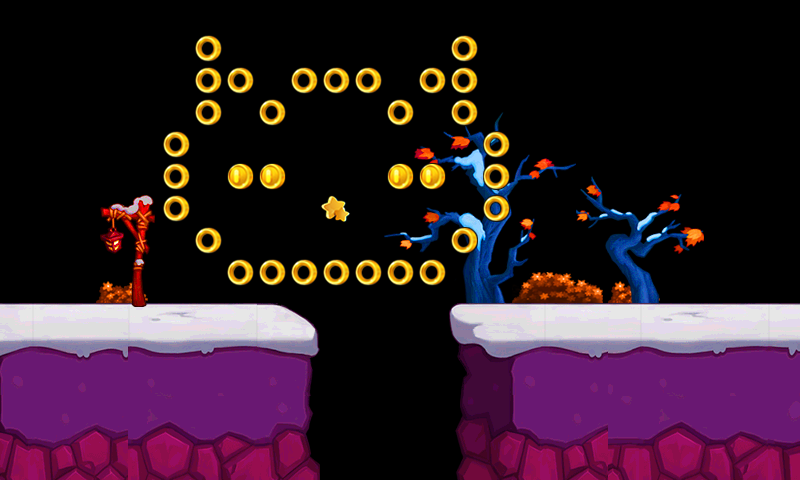

The image is a tile-based game level rendered from a .tmx file. Its description and source (layers, tilesets, objects; grid data summarised) follow:
An orthogonal 25x15 tile map with 32x32 px tiles, 5 tile layers (grass, tree, root, light, ...), 5 tilesets and 6 objects.

<map version="1.0" orientation="orthogonal" width="25" height="15" tilewidth="32" tileheight="32">
 <tileset firstgid="1" name="grass3" tilewidth="32" tileheight="32">
  <image source="grass3.png" width="160" height="64" />
 </tileset>
 <tileset firstgid="11" name="light" tilewidth="32" tileheight="32">
  <image source="light.png" width="64" height="128" />
 </tileset>
 <tileset firstgid="19" name="tree3" tilewidth="32" tileheight="32">
  <image source="tree3.png" width="448" height="224" />
 </tileset>
 <tileset firstgid="117" name="ground3" tilewidth="32" tileheight="32">
  <image source="ground3.png" width="544" height="192" />
  <tile id="1">
   <properties>
    <property name="rootX" value="-1" />
    <property name="rootY" value="0" />
   </properties>
  </tile>
  <tile id="2">
   <properties>
    <property name="rootX" value="-1" />
    <property name="rootY" value="0" />
   </properties>
  </tile>
  <tile id="3">
   <properties>
    <property name="rootX" value="-1" />
    <property name="rootY" value="0" />
   </properties>
  </tile>
  <tile id="4">
   <properties>
    <property name="rootX" value="-1" />
    <property name="rootY" value="0" />
   </properties>
  </tile>
  <tile id="5">
   <properties>
    <property name="rootX" value="-1" />
    <property name="rootY" value="0" />
   </properties>
  </tile>
  <tile id="6">
   <properties>
    <property name="rootX" value="-1" />
    <property name="rootY" value="0" />
   </properties>
  </tile>
  <tile id="7">
   <properties>
    <property name="rootX" value="-1" />
    <property name="rootY" value="0" />
   </properties>
  </tile>
  <tile id="8">
   <properties>
    <property name="rootX" value="-1" />
    <property name="rootY" value="0" />
   </properties>
  </tile>
  <tile id="9">
   <properties>
    <property name="rootX" value="-1" />
    <property name="rootY" value="0" />
   </properties>
  </tile>
  <tile id="10">
   <properties>
    <property name="rootX" value="-1" />
    <property name="rootY" value="0" />
   </properties>
  </tile>
  <tile id="11">
   <properties>
    <property name="rootX" value="-1" />
    <property name="rootY" value="0" />
   </properties>
  </tile>
  <tile id="12">
   <properties>
    <property name="rootX" value="-1" />
    <property name="rootY" value="0" />
   </properties>
  </tile>
  <tile id="13">
   <properties>
    <property name="rootX" value="-1" />
    <property name="rootY" value="0" />
   </properties>
  </tile>
  <tile id="14">
   <properties>
    <property name="rootX" value="-1" />
    <property name="rootY" value="0" />
   </properties>
  </tile>
  <tile id="15">
   <properties>
    <property name="rootX" value="-1" />
    <property name="rootY" value="0" />
   </properties>
  </tile>
  <tile id="16">
   <properties>
    <property name="rootX" value="-1" />
    <property name="rootY" value="0" />
   </properties>
  </tile>
  <tile id="18">
   <properties>
    <property name="rootX" value="0" />
    <property name="rootY" value="-1" />
   </properties>
  </tile>
  <tile id="35">
   <properties>
    <property name="rootX" value="0" />
    <property name="rootY" value="-1" />
   </properties>
  </tile>
  <tile id="52">
   <properties>
    <property name="rootX" value="0" />
    <property name="rootY" value="-1" />
   </properties>
  </tile>
  <tile id="69">
   <properties>
    <property name="rootX" value="0" />
    <property name="rootY" value="-1" />
   </properties>
  </tile>
  <tile id="86">
   <properties>
    <property name="rootX" value="0" />
    <property name="rootY" value="-1" />
   </properties>
  </tile>
 </tileset>
 <tileset firstgid="219" name="coin" tilewidth="32" tileheight="32">
  <image source="coin.png" width="96" height="32" />
  <tile id="0">
   <properties>
    <property name="jewelType" value="1" />
   </properties>
  </tile>
  <tile id="1">
   <properties>
    <property name="jewelType" value="2" />
   </properties>
  </tile>
  <tile id="2">
   <properties>
    <property name="jewelType" value="3" />
   </properties>
  </tile>
 </tileset>
 <layer name="grass" width="25" height="15">
  <data>[375 cells, 14 non-empty, 10 distinct tile ids]</data>
 </layer>
 <layer name="tree" width="25" height="15">
  <data>[375 cells, 62 non-empty, 62 distinct tile ids]</data>
 </layer>
 <layer name="root" width="25" height="15">
  <data>[375 cells, 126 non-empty, 84 distinct tile ids]</data>
 </layer>
 <layer name="light" width="25" height="15">
  <data>[375 cells, 8 non-empty, 8 distinct tile ids]</data>
 </layer>
 <layer name="jewel" width="25" height="15">
  <data>[375 cells, 33 non-empty, 3 distinct tile ids]</data>
 </layer>
 <objectgroup name="enemy" width="25" height="15">
  <object x="243" y="320">
   <properties>
    <property name="enemytype" value="1" />
   </properties>
  </object>
  <object x="600" y="320">
   <properties>
    <property name="enemytype" value="3" />
   </properties>
  </object>
  <object x="739" y="320">
   <properties>
    <property name="enemytype" value="2" />
   </properties>
  </object>
  <object x="780" y="320">
   <properties>
    <property name="enemytype" value="2" />
   </properties>
  </object>
  <object x="648" y="320">
   <properties>
    <property name="enemytype" value="3" />
   </properties>
  </object>
  <object x="693" y="321">
   <properties>
    <property name="enemytype" value="3" />
   </properties>
  </object>
 </objectgroup>
</map>
